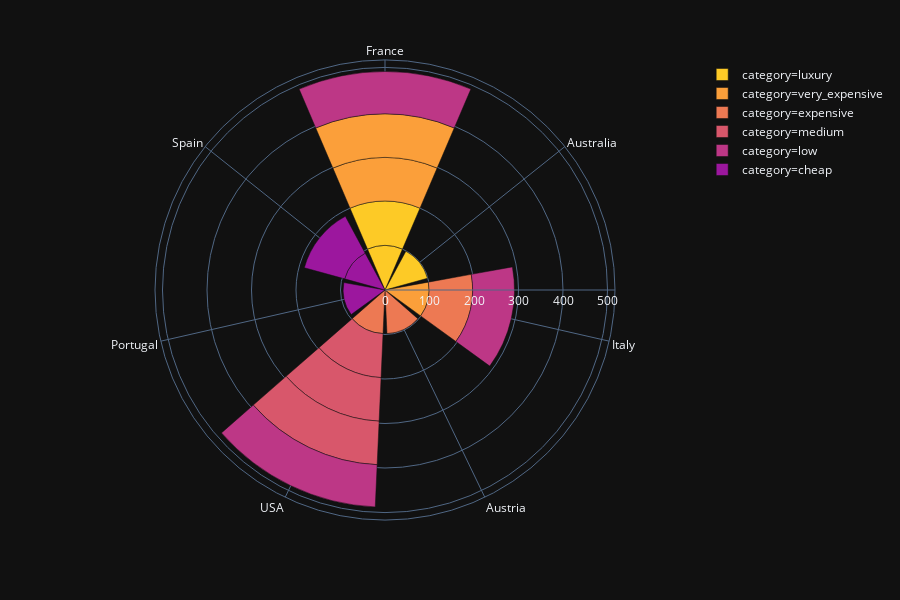

The notebook cell this image was saved under:
### Code cell
wind = px.data.wind()
fig = px.bar_polar(joined, r='points', theta='country', color='category', template="plotly_dark",
            color_discrete_sequence= px.colors.sequential.Plasma[-2::-1])
fig.show()

### Figure 1 — Plotly figure (JSON) as saved in the notebook; plotly's stock layout.template omitted (floating-point values rounded to 4 significant figures)
{"data": [{"hoverlabel": {"namelength": 0}, "hovertemplate": "category=luxury<br>points=%{r}<br>country=%{theta}", "legendgroup": "category=luxury", "marker": {"color": "#fdca26"}, "name": "category=luxury", "r": [100, 99, 100], "showlegend": true, "subplot": "polar", "theta": ["France", "Australia", "France"], "type": "barpolar"}, {"hoverlabel": {"namelength": 0}, "hovertemplate": "category=very_expensive<br>points=%{r}<br>country=%{theta}", "legendgroup": "category=very_expensive", "marker": {"color": "#fb9f3a"}, "name": "category=very_expensive", "r": [98, 99, 98], "showlegend": true, "subplot": "polar", "theta": ["France", "Italy", "France"], "type": "barpolar"}, {"hoverlabel": {"namelength": 0}, "hovertemplate": "category=expensive<br>points=%{r}<br>country=%{theta}", "legendgroup": "category=expensive", "marker": {"color": "#ed7953"}, "name": "category=expensive", "r": [98, 98, 98], "showlegend": true, "subplot": "polar", "theta": ["Italy", "Austria", "USA"], "type": "barpolar"}, {"hoverlabel": {"namelength": 0}, "hovertemplate": "category=medium<br>points=%{r}<br>country=%{theta}", "legendgroup": "category=medium", "marker": {"color": "#d8576b"}, "name": "category=medium", "r": [99, 98, 98], "showlegend": true, "subplot": "polar", "theta": ["USA", "USA", "USA"], "type": "barpolar"}, {"hoverlabel": {"namelength": 0}, "hovertemplate": "category=low<br>points=%{r}<br>country=%{theta}", "legendgroup": "category=low", "marker": {"color": "#bd3786"}, "name": "category=low", "r": [95, 95, 94], "showlegend": true, "subplot": "polar", "theta": ["France", "USA", "Italy"], "type": "barpolar"}, {"hoverlabel": {"namelength": 0}, "hovertemplate": "category=cheap<br>points=%{r}<br>country=%{theta}", "legendgroup": "category=cheap", "marker": {"color": "#9c179e"}, "name": "category=cheap", "r": [94, 94, 94], "showlegend": true, "subplot": "polar", "theta": ["Portugal", "Spain", "Spain"], "type": "barpolar"}], "layout": {"barmode": "relative", "height": 600, "legend": {"tracegroupgap": 0}, "margin": {"t": 60}, "polar": {"angularaxis": {"direction": "clockwise", "rotation": 90}, "domain": {"x": [0, 1], "y": [0, 1]}}}}
